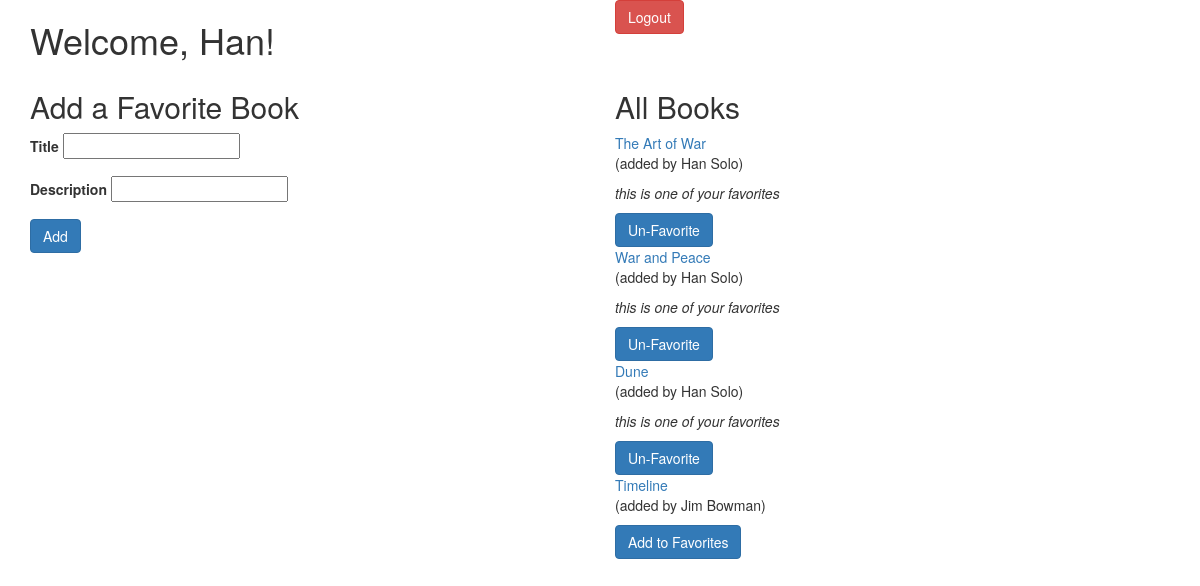
Page /books (signed in) on the committed database.
### books_app/models.py (models this page shows)
class User(models.Model):
	first = models.CharField(max_length=255)
	last = models.CharField(max_length=255)
	email = models.CharField(max_length=255)
	password = models.CharField(max_length=255)
	created_at = models.DateTimeField(auto_now_add=True)
	updated_at = models.DateTimeField(auto_now=True)
	objects = UserManager()

class Book(models.Model):
	title = models.CharField(max_length=255)
	description = models.CharField(max_length=255)
	created_at = models.DateTimeField(auto_now_add=True)
	updated_at = models.DateTimeField(auto_now=True)
	objects = UserManager()
	added_by = models.ForeignKey(User, related_name="books_added", on_delete = models.CASCADE)
	favorites = models.ManyToManyField(User, related_name="favorites")

### books_app/views.py (the view)
# urls.py: path('books', views.books),
def books(request):
	if "user" in request.session:
		this_user=User.objects.filter(id=request.session["user"])[0]
		context = {
			"all_books": Book.objects.all(),
			"user": this_user,
			"all_favorites": this_user.favorites.all()
		}
		return render(request, "all_books.html", context)
	else:
		return redirect("/")

### books_app/templates/all_books.html (shortened to what this page needs)
<!DOCTYPE html>
<html lang="en">
<head>
	<link rel="stylesheet" href="https://maxcdn.bootstrapcdn.com/bootstrap/3.3.7/css/bootstrap.min.css">
</head>
<body>
	<div class="container">
		<div class="row">
			<div class="col-lg-6">
				<h1>Welcome, {{user.first}}!</h1>
			</div>
			<div class="col-sm-6">
				<form action="/logout" method="post">
					<button type="submit" class="btn btn-danger">Logout</button>
				</form>
			</div>
		</div>
		<div class="row">
			<div class="col-md-6">
				<h2>Add a Favorite Book</h2>
				<form action="/add" method="POST">
					<div class="form-group">
						<label for="title">Title</label>
						<input type="text" name="title">
					</div>
					<div class="form-group">
						<label for="description">Description</label>
						<input type="text" name="description">
					</div>
					<button type="submit" class="btn btn-primary">Add</button>
				</form>
			</div>
			<div class="col-md-6">
				<h2>All Books</h2>
				{% for book in all_books %}
					<a href="books/{{book.id}}">{{book.title}}</a>
					<p>(added by {{book.added_by.first}} {{book.added_by.last}})</p>
					{% if book in all_favorites %}
						<p><em>this is one of your favorites</em></p>
						<form action="books/{{book.id}}/favorite" method="post">
							<button type="submit" class="btn btn-primary">Un-Favorite</button>
						</form>
					{% else %}
						<form action="books/{{book.id}}/favorite" method="post">
							<button type="submit" class="btn btn-primary">Add to Favorites</button>
						</form>
					{% endif %}
				{% endfor %}
			</div>
		</div>
	</div>
</body>
</html>

### rows in the picture
User: first "Han"
Book: title "The Art of War", added_by.first "Han", added_by.last "Solo"
Book: title "War and Peace", added_by.first "Han", added_by.last "Solo"
Book: title "Dune", added_by.first "Han", added_by.last "Solo"
Book: title "Timeline", added_by.first "Jim", added_by.last "Bowman"
